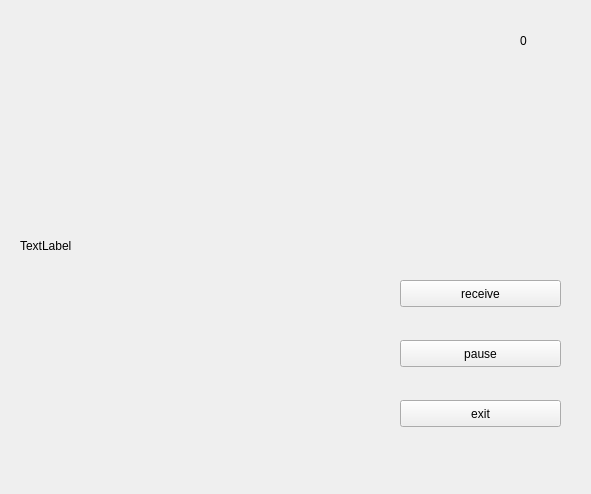
<?xml version="1.0" encoding="UTF-8"?>
<ui version="4.0">
 <class>Widget</class>
 <widget class="QWidget" name="Widget">
  <property name="geometry">
   <rect>
    <x>0</x>
    <y>0</y>
    <width>591</width>
    <height>494</height>
   </rect>
  </property>
  <property name="windowTitle">
   <string>Widget</string>
  </property>
  <widget class="QPushButton" name="playButton">
   <property name="geometry">
    <rect>
     <x>400</x>
     <y>340</y>
     <width>161</width>
     <height>27</height>
    </rect>
   </property>
   <property name="text">
    <string>pause</string>
   </property>
  </widget>
  <widget class="QPushButton" name="exit">
   <property name="geometry">
    <rect>
     <x>400</x>
     <y>400</y>
     <width>161</width>
     <height>27</height>
    </rect>
   </property>
   <property name="text">
    <string>exit</string>
   </property>
  </widget>
  <widget class="QLabel" name="picture">
   <property name="geometry">
    <rect>
     <x>20</x>
     <y>70</y>
     <width>351</width>
     <height>351</height>
    </rect>
   </property>
   <property name="text">
    <string>TextLabel</string>
   </property>
  </widget>
  <widget class="QPushButton" name="receive">
   <property name="geometry">
    <rect>
     <x>400</x>
     <y>280</y>
     <width>161</width>
     <height>27</height>
    </rect>
   </property>
   <property name="text">
    <string>receive</string>
   </property>
  </widget>
  <widget class="QLabel" name="count">
   <property name="geometry">
    <rect>
     <x>520</x>
     <y>30</y>
     <width>31</width>
     <height>21</height>
    </rect>
   </property>
   <property name="text">
    <string>0</string>
   </property>
  </widget>
 </widget>
 <layoutdefault spacing="6" margin="11"/>
 <resources/>
 <connections/>
</ui>
